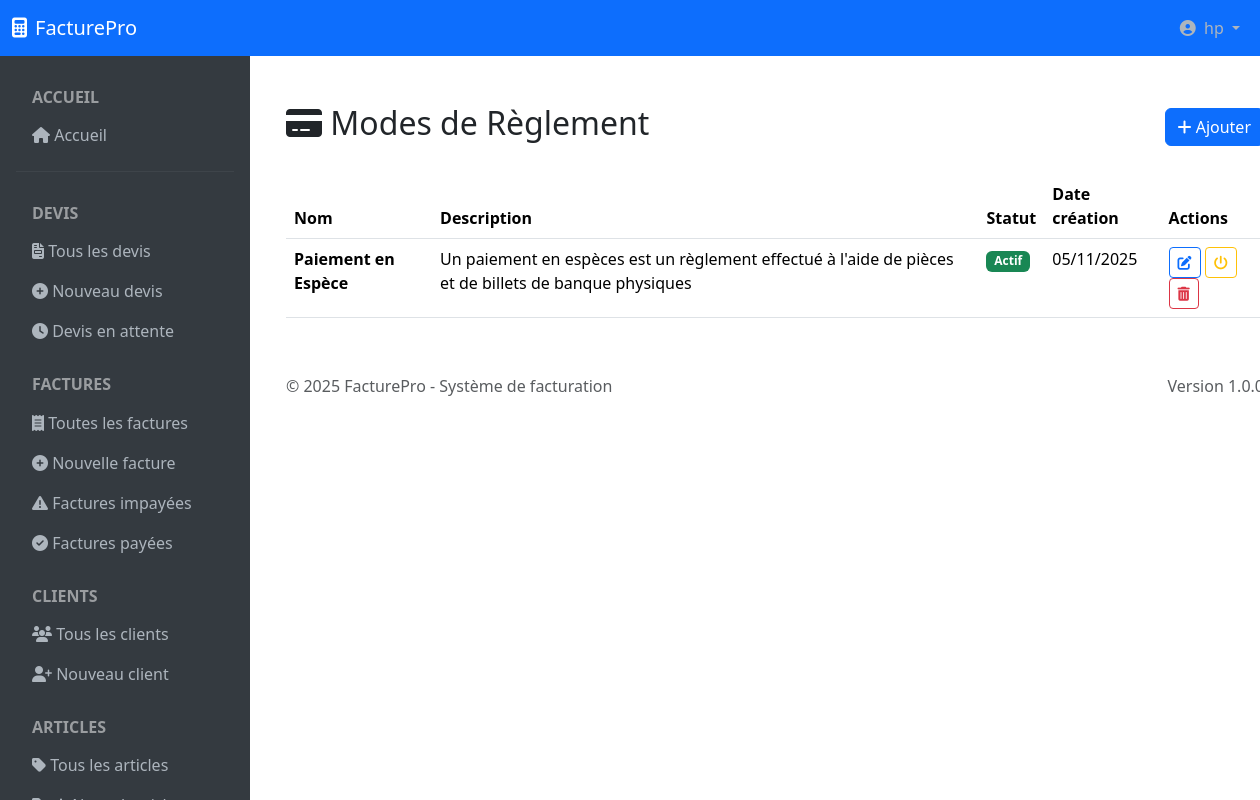
The page /Modes-reglement/ (signed in) on the database its author committed.
### register/models.py (models this page shows)
class User(AbstractUser):
    bio = models.TextField(blank=True, null=True)
    profile_photo = models.ImageField(verbose_name= 'Photo de profil' )

### facture/models.py (models this page shows, shortened)
class ModeReglement(models.Model):
    nom = models.CharField(max_length=50, unique=True)
    description = models.TextField(blank=True, null=True)
    est_actif = models.BooleanField(default=True, help_text="Indique si ce mode de règlement est disponible pour une utilisation.")
    date_creation = models.DateField(auto_now_add=True)
    def get_badge_class(self):
        return 'bg-success text-white' if self.est_actif else 'bg-warning text-dark'
    class Meta:
        verbose_name = "Mode de règlement"
        verbose_name_plural = "Modes de règlement"

### facture/views.py (the view)
# urls.py: path('Modes-reglement/', views.mode_reglement_list, name='mode-reglement-list'),
@login_required
def mode_reglement_list(request):
    modes = ModeReglement.objects.all().order_by('-est_actif', 'nom')
    return render(request, 'facture/mode_reglement_list.html', {'modes': modes})

### facture/templates/facture/mode_reglement_list.html (shortened to what this page needs)
{% extends 'facture/base.html' %}
{% block content %}
<div class="container mt-4">
    <div class="d-flex justify-content-between align-items-center mb-4">
        <h2><i class="fas fa-credit-card"></i> Modes de Règlement</h2>
        <a href="{% url 'mode-reglement-create' %}" class="btn btn-primary">
            <i class="fas fa-plus"></i> Ajouter
        </a>
    </div>
    {% if modes %}
    <div class="table-responsive">
        <table class="table table-hover">
            <thead class="thead-light">
                <tr>
                    <th>Nom</th>
                    <th>Description</th>
                    <th>Statut</th>
                    <th>Date création</th>
                    <th>Actions</th>
                </tr>
            </thead>
            <tbody>
                {% for mode in modes %}
                <tr>
                    <td><strong>{{ mode.nom }}</strong></td>
                    <td>{{ mode.description|default:"—" }}</td>
                    <td>
                        <span class="badge  {{ mode.get_badge_class }}">
                            {% if mode.est_actif %}Actif{% else %}Inactif{% endif %}
                        </span>
                    </td>
                    <td>{{ mode.date_creation|date:"d/m/Y" }}</td>
                    <td>
                        <a href="{% url 'mode-reglement-update' mode_id=mode.id %}" class="btn btn-sm btn-outline-primary" title="Modifier">
                            <i class="fas fa-edit"></i>
                        </a>
                        <form method="post" action="{% url 'toggle-mode-reglement' mode.id %}" class="d-inline">
                            <button type="submit" class="btn btn-sm btn-outline-warning" title="{% if mode.est_actif %}Désactiver{% else %}Activer{% endif %}">
                                <i class="fas fa-power-off"></i>
                            </button>
                        </form>
                        <a href="{% url 'mode-reglement-delete' mode_id=mode.id %}" class="btn btn-sm btn-outline-danger" title="Supprimer" onclick="return confirm('Êtes-vous sûr de vouloir supprimer ce mode de règlement ?');">
                            <i class="fas fa-trash-alt"></i>
                    </td>
                </tr>
                {% endfor %}
            </tbody>
        </table>
    </div>
    {% else %}
    <div class="text-center py-5">
        <p>Aucun mode de règlement configuré.</p>
        <a href="{% url 'mode-reglement-create' %}" class="btn btn-primary">Créer le premier</a>
    </div>
    {% endif %}
</div>
{% endblock %}

### facture/templates/facture/base.html (shortened to what this page needs)
<!DOCTYPE html>
<html lang="fr">
<head>
    <link href="https://cdnjs.cloudflare.com/ajax/libs/bootstrap/5.3.2/css/bootstrap.min.css" rel="stylesheet">
    <link href="https://cdnjs.cloudflare.com/ajax/libs/font-awesome/6.4.0/css/all.min.css" rel="stylesheet">
</head>
<body>
    <nav class="navbar navbar-expand-lg navbar-dark bg-primary fixed-top" style="z-index: 1000;">
        <div class="container-fluid">
            <a class="navbar-brand" href="{% url 'home' %}">
                <i class="fas fa-calculator me-2"></i>FacturePro
            </a>
            <div class="navbar-nav ms-auto">
                <div class="nav-item dropdown">
                    <a class="nav-link dropdown-toggle" href="#" role="button" data-bs-toggle="dropdown">
                        <i class="fas fa-user-circle me-1"></i>
                        {{ user.get_full_name|default:user.username|default:"Utilisateur" }}
                    </a>
                </div>
            </div>
        </div>
    </nav>
    <div class="container-fluid" style="margin-top: 56px;">
        <div class="row">
            <nav class="col-lg-2 sidebar p-3" id="sidebar">
                <div class="nav flex-column">
                     <h6 class="text-uppercase text-white-50 fw-bold px-3 mt-3 mb-2">Accueil</h6>
                    <a class="nav-link" href="{% url 'home' %}"><i class="fas fa-home"></i> Accueil</a>
                     <hr class="my-3" style="border-color: rgba(255,255,255,0.2);">
                    <h6 class="text-uppercase text-white-50 fw-bold px-3 mt-3 mb-2">Devis</h6>
                    <a class="nav-link" href="{% url 'liste-devis' %}"><i class="fas fa-file-invoice"></i> Tous les devis</a>
                    <a class="nav-link" href="{% url 'create-devis' %}"><i class="fas fa-plus-circle"></i> Nouveau devis</a>
                    <a class="nav-link" href="{% url 'liste-attente' %}"><i class="fas fa-clock"></i> Devis en attente</a>
                    <h6 class="text-uppercase text-white-50 fw-bold px-3 mt-4 mb-2">Factures</h6>
                    <a class="nav-link" href="{% url 'liste-facture' %}"><i class="fas fa-receipt"></i> Toutes les factures</a>
                    <a class="nav-link" href="{% url 'create-facture' %}"><i class="fas fa-plus-circle"></i> Nouvelle facture</a>
                    <a class="nav-link" href="{% url 'liste-impaye' %}"><i class="fas fa-exclamation-triangle"></i> Factures impayées</a>
                    <a class="nav-link" href="{% url 'liste-paye' %}"><i class="fas fa-check-circle"></i> Factures payées</a>
                    <h6 class="text-uppercase text-white-50 fw-bold px-3 mt-4 mb-2">Clients</h6>
                    <a class="nav-link" href="{% url 'liste-clients' %}"><i class="fas fa-users"></i> Tous les clients</a>
                    <a class="nav-link" href="{% url 'create-client' %}"><i class="fas fa-user-plus"></i> Nouveau client</a>
                    <h6 class="text-uppercase text-white-50 fw-bold px-3 mt-4 mb-2">Articles</h6>
                    <a class="nav-link" href="{% url 'gerer-article' %}"><i class="fas fa-tag"></i> Tous les articles</a>
                    <a class="nav-link" href="{% url 'ajouter_element' %}"> Nouvel article</a>
                </div>
            </nav>
            <main class="col-lg-10 main-content p-0">
                <div class="p-4">
                    {% if user.is_authenticated %}
                    {% block content %}{% endblock %}
                    {% else %}
                        <p>Login <a href="{% url 'login' %}"></a></p>
                    {% endif %}
                </div>
                <footer class="footer mt-auto py-3 px-4">
                    <div class="container-fluid">
                        <div class="row">
                            <div class="col-md-6">
                                <span class="text-muted">© 2025 FacturePro - Système de facturation</span>
                            </div>
                            <div class="col-md-6 text-md-end">
                                <span class="text-muted">Version 1.0.0</span>
                            </div>
                        </div>
                    </div>
                </footer>
            </main>
        </div>
    </div>
</body>
</html>

### facture/templates/facture/base.html (style rules this page uses)
.sidebar { background-color: #343a40; color: white; height: calc(100vh - 56px); position: fixed; top: 56px; left: 0; width: 250px; transform: translateX(-100%); transition: transform 0.3s ease; z-index: 1000; overflow-y: auto; overflow-x: hidden; scrollbar-width: thin; scrollbar-color: #6c757d #343a40; ; }
.nav-link { color: #adb5bd; }
.main-content { margin-left: 0; transition: margin-left 0.3s ease; }
@media (min-width: 992px) { .sidebar { transform: translateX(0); } }
@media (min-width: 992px) { .main-content { margin-left: 250px; } }

### rows shown on the page
User: get_full_name "hp"
ModeReglement: nom "Paiement en Espèce", description "Un paiement en espèces est un règlement effectué à l'aide de pièces et de billets de banque physiques", est_actif "Actif", date_creation "05/11/2025"
